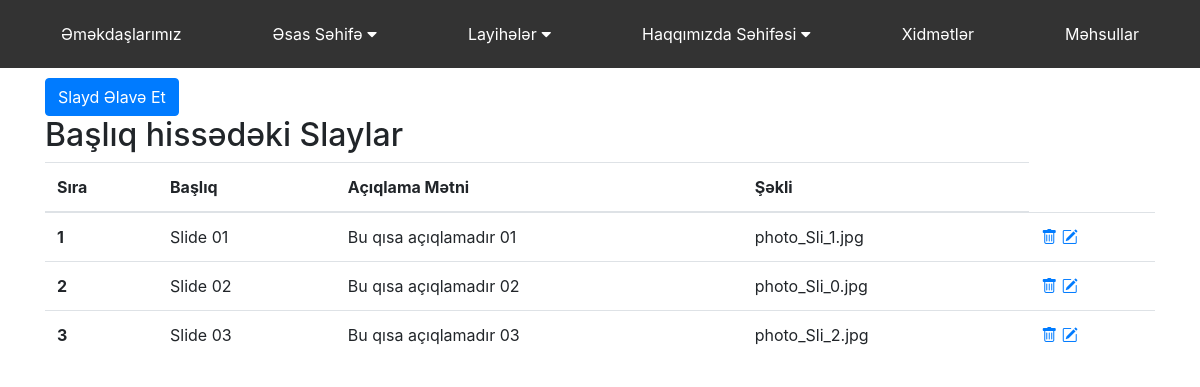
Screenshot of /admin/header_slider with the database file from the repository.
### app/models.py (models this page shows)
class HeaderSlider(db.Model):
    id = db.Column(db.Integer, primary_key=True)
    title = db.Column(db.String(100))
    description = db.Column(db.String(100))
    image = db.Column(db.String(100))
    read_more_url=db.Column(db.String(100))

### admin/routes.py (the view)
@admin_bp.route('/header_slider')
def index_header_slider():
    from app.models import HeaderSlider
    headerSlider = HeaderSlider.query.all()
    return render_template('admin/header_slider.html',hSlides=headerSlider)

### admin/templates/admin/header_slider.html (shortened to what this page needs)
{% extends "admin/base.html" %}
{% block page %}
<div class="container">
    <a href="/admin/header_slider/add"><button class="btn btn-primary">Slayd Əlavə Et</button></a>
    <h2>Başlıq hissədəki Slaylar</h2>
    <table class="table">
        <thead>
        <tr>
            <th scope="col">Sıra</th>
            <th scope="col">Başlıq</th>
            <th scope="col">Açıqlama Mətni</th>
            <th scope="col">Şəkli</th>
        </tr>
        </thead>
        <tbody>
        {% for hSlide in hSlides %}
        <tr>
            <th>{{hSlide.id}}</th>
            <td>{{hSlide.title}}</td>
            <td>{{hSlide.description}}</td>
            <td>{{hSlide.image}}</td>
            <td>
                <a href="/admin/header_slider/delete/{{hSlide.id}}"><i class="bi bi-trash"></i></a>
                <a href="/admin/header_slider/update/{{hSlide.id}}"><i class="bi bi-pencil-square"></i></i></a>
            </td>
        </tr>
        {% endfor %}
        </tbody>
    </table>
</div>
{% endblock %}

### rows the page displays
HeaderSlider: id "1", title "Slide 01", description "Bu qısa açıqlamadır 01", image "photo_Sli_1.jpg"
HeaderSlider: id "2", title "Slide 02", description "Bu qısa açıqlamadır 02", image "photo_Sli_0.jpg"
HeaderSlider: id "3", title "Slide 03", description "Bu qısa açıqlamadır 03", image "photo_Sli_2.jpg"
